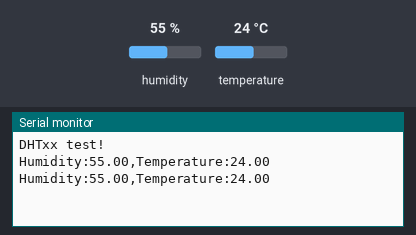
This sketch was run on a simulated Arduino Uno, built with avr-gcc and run on an emulated ATmega328P. On the bench: the last lines printed to the serial monitor. Inputs (shaded band) come from the test bench; at power-on: humidity 55 %, temperature 24 °C.

Above: at 4.8 s.
4.9 s: humidity set to 22 %
At 7.0 s:
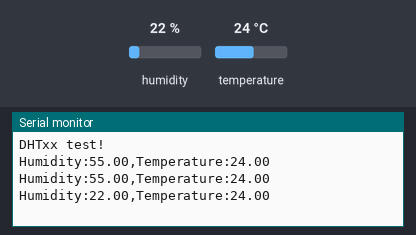
7.9 s: temperature set to 12 °C
At 9.4 s:
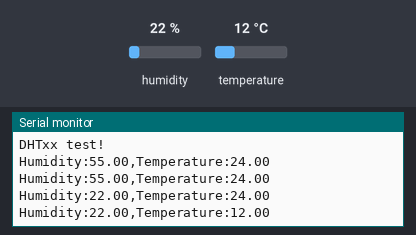
10.9 s: humidity set to 40 %
At 13.1 s:
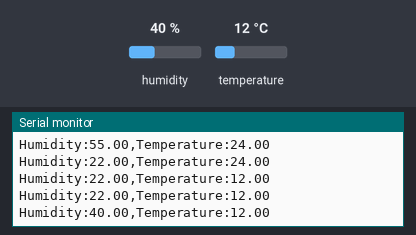
Timing chart, 0 to 14.6 s (numbered marks = the images above; inputs shaded):
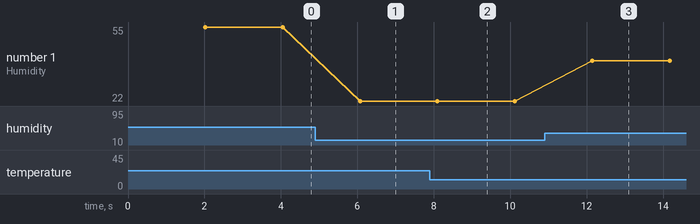

Measured:
- after the input at 4.9 s, the serial monitor: prints a new line after 1.2 s (image 1)
- after the input at 7.9 s, the serial monitor: prints a new line after 0.20 s (image 2)
- after the input at 10.9 s, the serial monitor: prints a new line after 1.2 s (image 3)
- plotted number 1: 55 → 22 after the input at 4.9 s, 22 → 40 after the input at 10.9 s

The sketch:

Arduino_DHT11.ino
```cpp
#include "DHT.h"

#define DHTPIN A0
#define DHTTYPE DHT11

DHT dht(DHTPIN, DHTTYPE);

void setup() {
  Serial.begin(9600);
  Serial.println(F("DHTxx test!"));

  dht.begin();
}

void loop() {
  // Wait a few seconds between measurements.
  delay(2000);

  float h = dht.readHumidity();
  float t = dht.readTemperature();

  // Check if any reads failed and exit early (to try again).
  if (isnan(h) || isnan(t)) {
    Serial.println(F("Failed to read from DHT sensor!"));
    return;
  }

  Serial.print("Humidity:");
  Serial.print(h);
  Serial.print(",");
  Serial.print("Temperature:");
  Serial.println(t);
}
```
